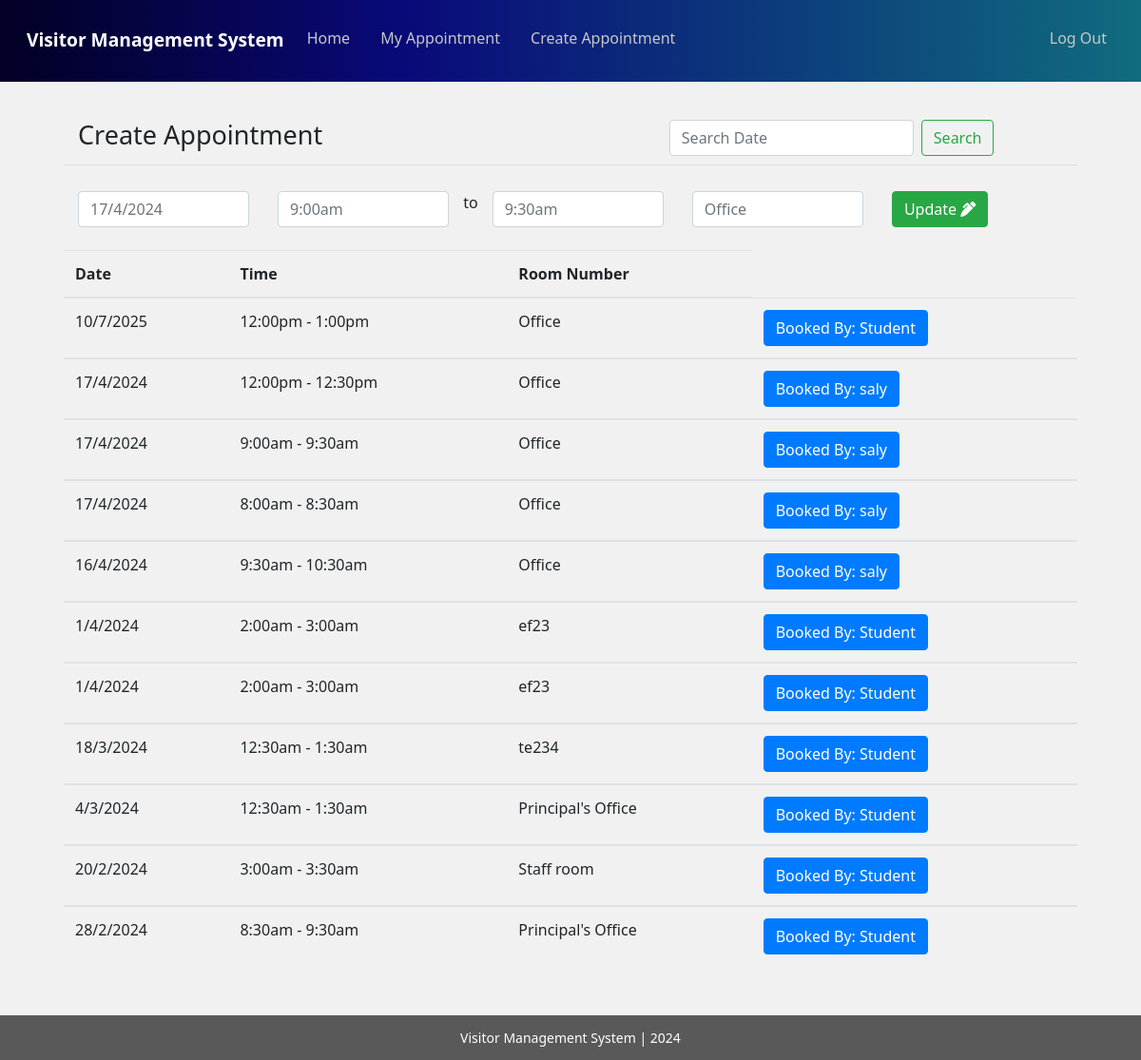
The page /teacher/create_appointment/update/54/ (signed in) on the database as committed earlier.
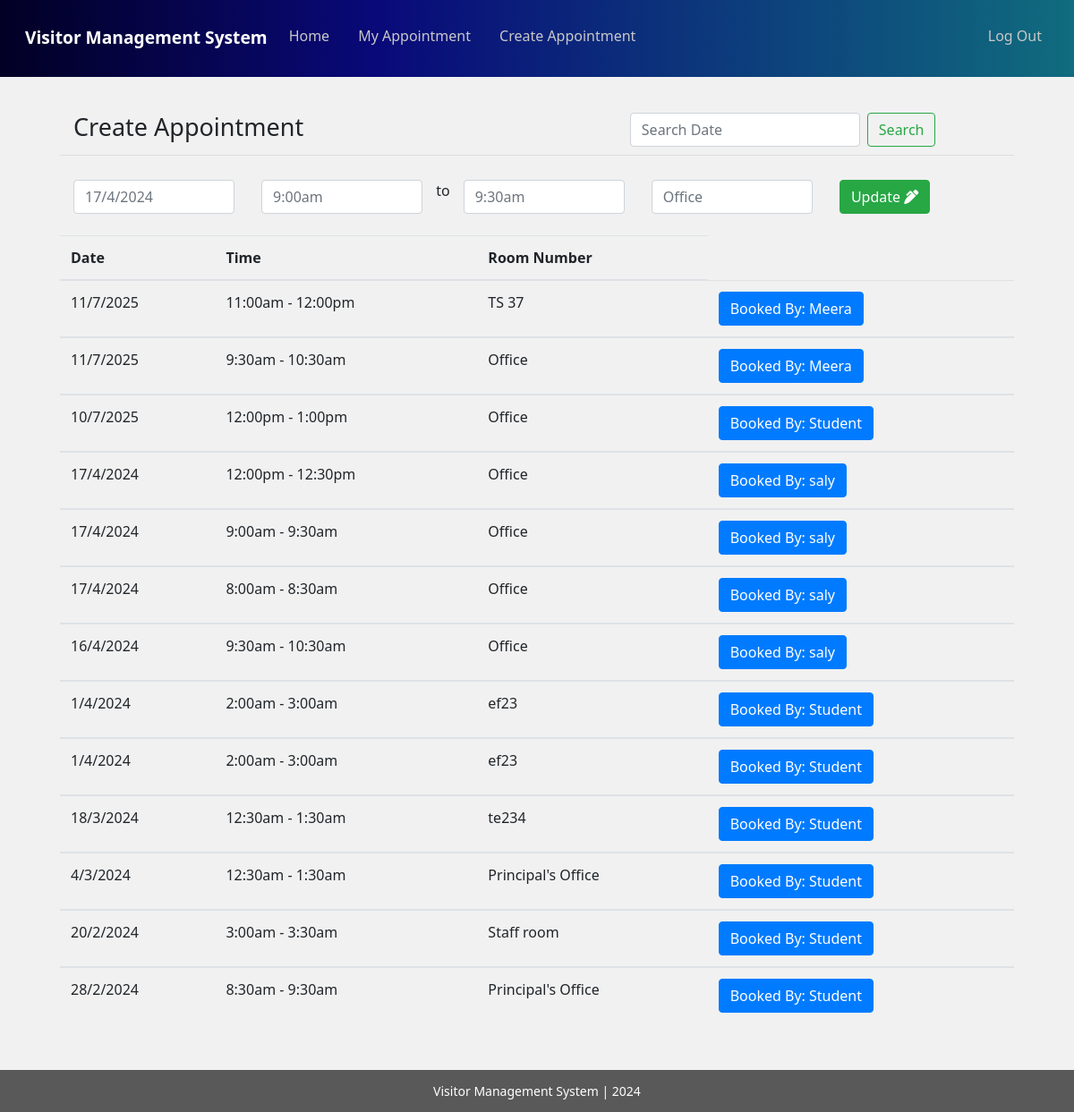
The same page on the database as committed later.
### teacher/models.py (models this page shows, shortened)
class Appointment(models.Model):
	user=models.ForeignKey(settings.AUTH_USER_MODEL,blank=True, null=True,on_delete=models.DO_NOTHING)
	date=models.CharField(max_length=50)
	time_start=models.CharField(max_length=50)
	time_end=models.CharField(max_length=50)
	room_number=models.CharField(max_length=50)
	appointment_with=models.CharField(max_length=50,blank=True)
	update_time=models.DateField(auto_now=True, auto_now_add=False)
	frist_time=models.DateField(auto_now=False, auto_now_add=True)
	status=models.CharField(max_length=10, null=True)
	cancel_reason=models.TextField(blank=True)

### teacher/views.py (the view)
# urls.py: path('create_appointment/update/<int:id>/', teacher_appointment_update,name='teacher_appointment_update'),
def teacher_appointment_update(request,id):
	logger.info('update teacher')
	group_name=Group.objects.all().filter(user = request.user)# get logget user grouped name
	group_name=str(group_name[0]) # convert to string
	if "Teacher" == group_name:
		user_name=request.user.get_username()#Getting Username
		appointment_list = Appointment.objects.all().order_by("-id").filter(user=request.user)
		q=request.GET.get("q") #search start
		if q:
			appointment_list=appointment_list.filter(date__icontains=q)
		else:
			appointment_list = appointment_list #search end
		single_appointment=ingle_appointment= Appointment.objects.get(id=id)
		form = AppointmentForm(request.POST or None, instance=single_appointment)
		if form.is_valid():
			saving=form.save(commit=False)
			saving.user=request.user
			saving.save()
			messages.success(request, 'Post Created Sucessfully')
			return redirect('http://127.0.0.1:8000/teacher/create_appointment/')
		appointments= {
		    "query": appointment_list,
		    "user_name":user_name,
		    "form":form,
		}
		return render(request, 'teacher_appointment_update.html', appointments )
	else:
		return redirect('http://127.0.0.1:8000/')

### teacher/forms.py
class AppointmentForm(forms.ModelForm):
	class Meta:
		model=Appointment
		fields=[
		    "date",
		    "time_start",
		    "time_end",
		    "room_number",
		    "appointment_with",
			"status"
		]

### templates/teacher_appointment_update.html (shortened to what the changed rows need)
{% extends 'common_teacher.html' %}
{% block common_teacher %}
   <div class="student">
           <div class="container">
          <div class="row min-height">
              <div class="col-sm-12">
                          <form method="POST" action="">{% csrf_token %}
                               <div class="row" id="datepairExample">
                                  <div class="col">
                                    <input type="text" class="form-control date start"  name="{{form.date.name}}" required id="id_{{form.date.name}}" placeholder="{{form.date.value}}">
                                  </div>
                                  <div class="col">
                                    <input type="text" class="form-control time start" name="{{form.time_start.name}}" required id="id_{{form.time_start.name}}" required placeholder="{{form.time_start.value}}">
                                  </div> to
                                  <div class="col">
                                    <input type="text" class="form-control time end" name="{{form.time_end.name}}" required id="id_{{form.time_end.name}}" required placeholder="{{form.time_end.value}}">
                                  </div>
                                  <div class="col">
                                    <input type="text" class="form-control" name="{{form.room_number.name}}" required id="id_{{form.room_number.name}}" required placeholder="{{form.room_number.value}}">
                                  </div>
                                </div>
                             </form>
                             <br>
      </div>
                             <table class="table">
                                       <thead>
                                        <tr>
                                          <th scope="col">Date</th>
                                          <th scope="col">Time</th>
                                          <th scope="col">Room Number</th>
                                        </tr>
                                      </thead>{% for appoint in query %}
                                      {% if appoint.appointment_with != '' %}
                                      <tbody>
                                        <tr>
                                          <td>{{appoint.date}}</td>
                                          <td>{{appoint.time_start}} - {{appoint.time_end}}</td>
                                          <td>{{appoint.room_number}}</td>
                                          <td><button title="Already booked, Not editable" type="button" class="btn btn-primary">Booked By: {{appoint.appointment_with}}</button></td>
                                        </tr>
                                      </tbody>{% endif %}
                                      {% endfor %}
                              </table>
              </div>
          </div>
      </div>
{% endblock common_teacher %}

Rows that differ between the two databases and show on the page:
added Appointment: date "11/7/2025", time_start "11:00am", time_end "12:00pm", room_number "TS 37", appointment_with "Meera"
added Appointment: date "11/7/2025", time_start "9:30am", time_end "10:30am", room_number "Office", appointment_with "Meera"
